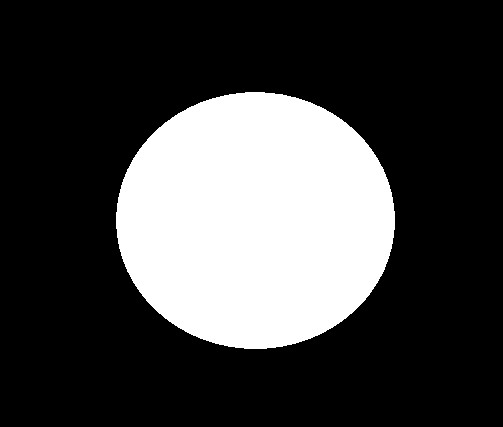
#> input picture ImageProcessing_6/circle.jpg, 503 x 427 px
$ python sobel1_practice.py   (older library calls are emulated)
#> lines starting #> are read from the running program, lines starting #| are printed output that depends on the picture
import cv2
import numpy as np
import matplotlib.pyplot as plt


img = cv2.imread('circle.jpg', cv2.IMREAD_GRAYSCALE)
#> img is the input picture: shape (427, 503); min 0, max 255, mean 66.8

# 白到黑是正数，黑到白就是负数，所有的负数都会被截断成0，所以要取绝对值
sobelx = cv2.Sobel(img, cv2.CV_64F, 1, 0, ksize=3)
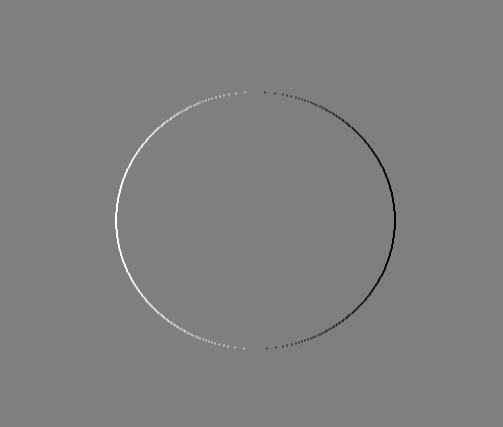
#> sobelx: shape (427, 503) float64; min -1020, max 1020, mean 0; drawn with min black and max white
sobelxAbs = cv2.convertScaleAbs(sobelx)
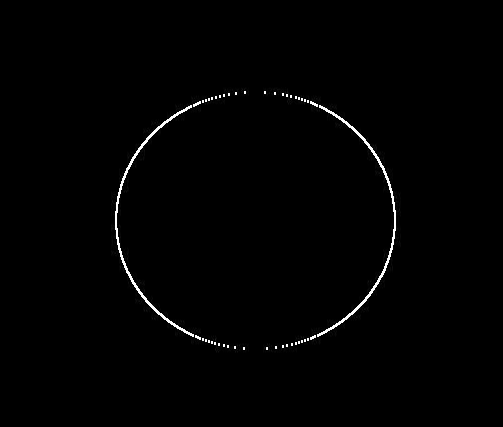
#> sobelxAbs: shape (427, 503); min 0, max 255, mean 2.3

sobely = cv2.Sobel(img, cv2.CV_64F, 0, 1, ksize=3)
sobelyAbs = cv2.convertScaleAbs(sobely)

# 分别计算x和y，再求和
slbelxy = cv2.addWeighted(sobelx, 0.5, sobely, 0.5, 0)


# 不建议直接计算，这里尝试直接计算，看看效果
sobelxy1 = cv2.Sobel(img, cv2.CV_64F, 1, 1, ksize=3)
sobelxy1 = cv2.convertScaleAbs(sobelxy1)


result = [img, sobelxAbs, sobelyAbs, slbelxy, sobelxy1]
titles = ['origin img', 'sobel x img', 'sobel y img', 'sobel x-y img', 'sobel xy img']
for i in range(5):
    plt.subplot(2, 3, i+1), plt.imshow(result[i])
    plt.title(titles[i])
    plt.xticks([]), plt.yticks([])
plt.show()
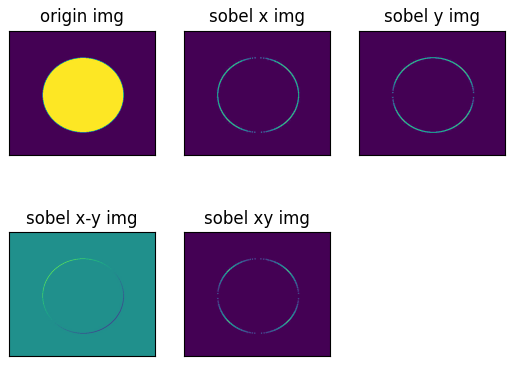
#> figure drawn by matplotlib, 5 panels
